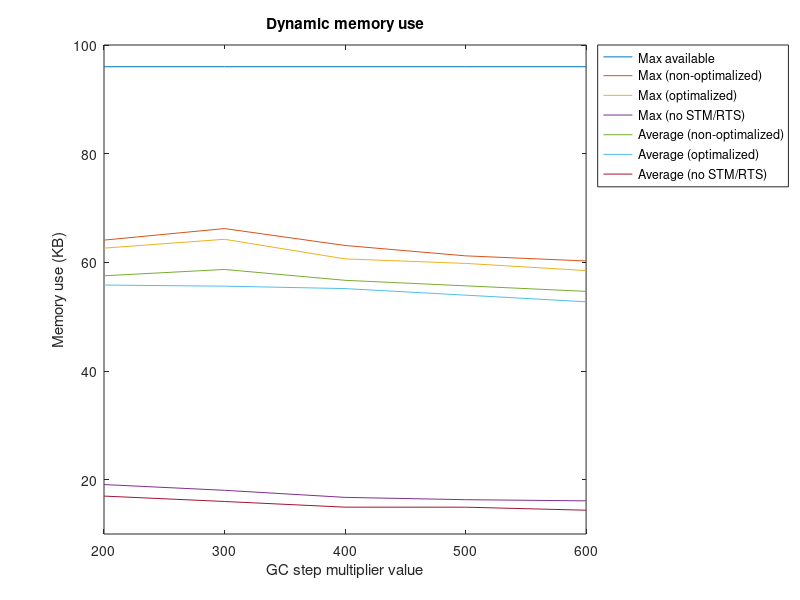

This figure's MATLAB source:
figure('Name', 'dynamic_memory_use_cmp')
hold off

avg_non_opt = [57.5245, 58.6919, 56.6907, 55.6758, 54.6589];
avg_opt = [55.8179, 55.6170, 55.1684, 53.9621, 52.7429];
avg_no_stm = [16.9790, 15.9857, 14.9414, 14.9372, 14.3794];
max_non_opt = [64.0908, 66.2158, 63.1025, 61.1934, 60.2510];
max_opt = [62.6152, 64.2441, 60.6348, 59.8027, 58.4863];
max_no_stm = [19.0996, 18.0439, 16.7432, 16.3145, 16.1025];
max_avail = [96, 96, 96, 96, 96];

x = [200, 300, 400, 500, 600];


plot(x, max_avail, x, max_non_opt, x, max_opt, x, max_no_stm, x, avg_non_opt, x, avg_opt, x, avg_no_stm);
title('Dynamic memory use')
legend('Max available', 'Max (non-optimalized)', 'Max (optimalized)', 'Max (no STM/RTS)', 'Average (non-optimalized)', 'Average (optimalized)', 'Average (no STM/RTS)', 'Location', 'NorthEastOutside')
xlabel('GC step multiplier value'), ylabel('Memory use (KB)')
axis([200, 600, 10, 100]);